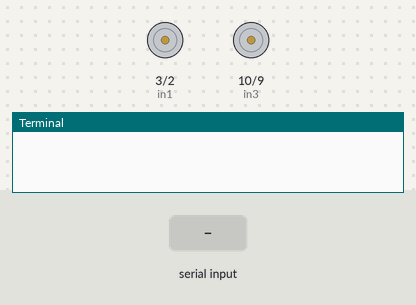
Bench run of a program on a simulated Raspberry Pi (BCM pin numbers). Parts: motor-driver pin pairs drawn as motors (green arrow = first pin HIGH = forward, orange = second pin HIGH = backward, longer = more drive), the last lines printed to the terminal. Inputs (shaded band) come from the test bench.

Above: at 1.2 s.
1.3 s: "w" typed at the terminal, then Enter
At 1.8 s:
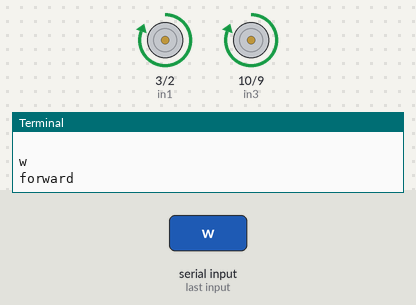
2.8 s: "s" typed at the terminal, then Enter
At 4.1 s:
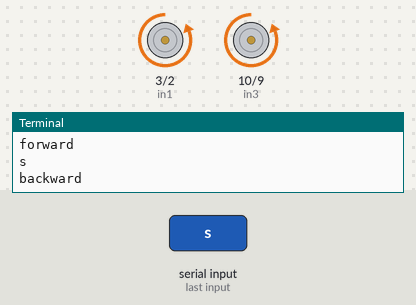
Timing chart, 0 to 5.8 s (numbered marks = the images above; inputs shaded):
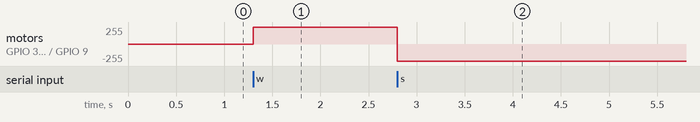

The program:

Motors.py
```python
## Adattato da
## https://www.electronicshub.org/raspberry-pi-l298n-interface-tutorial-control-dc-motor-l298n-raspberry-pi/
import RPi.GPIO as GPIO
from time import sleep

GPIO.setmode(GPIO.BCM)
in1 = 3
in2 = 2
in3 = 10
in4 = 9
## en  = 18

## GPIO.setup(en,GPIO.OUT)

GPIO.setmode(GPIO.BCM)
GPIO.setup(in1,GPIO.OUT)
GPIO.setup(in2,GPIO.OUT)
GPIO.output(in1,GPIO.LOW)
GPIO.output(in2,GPIO.LOW)

GPIO.setup(in3,GPIO.OUT)
GPIO.setup(in4,GPIO.OUT)
GPIO.output(in3,GPIO.LOW)
GPIO.output(in4,GPIO.LOW)

## p=GPIO.PWM(en,100)
## p.start(0)
print("\n")
print("The default speed & direction of motor is LOW & Forward.....")
print("w-forward s-backward l-low m-medium h-high e-exit")
print("\n")

while(1):

    x=raw_input()

    if x=='w':
        print("forward")
        GPIO.output(in1,GPIO.HIGH)
        GPIO.output(in2,GPIO.LOW)
        GPIO.output(in3,GPIO.HIGH)
        GPIO.output(in4,GPIO.LOW)
        x='z'

    elif x=='s':
        print("backward")
        GPIO.output(in1,GPIO.LOW)
        GPIO.output(in2,GPIO.HIGH)
        GPIO.output(in3,GPIO.LOW)
        GPIO.output(in4,GPIO.HIGH)
        x='z'

    elif x=='l':
        print("backward")
        GPIO.output(in1,GPIO.LOW)
        GPIO.output(in2,GPIO.HIGH)
        GPIO.output(in3,GPIO.LOW)
        GPIO.output(in4,GPIO.HIGH)
        x='z'

    elif x=='r':
        print("backward")
        GPIO.output(in1,GPIO.LOW)
        GPIO.output(in2,GPIO.HIGH)
        GPIO.output(in3,GPIO.LOW)
        GPIO.output(in4,GPIO.HIGH)
        x='z'

    elif x=='h':
        print("backward")
        GPIO.output(in1,GPIO.LOW)
        GPIO.output(in2,GPIO.LOW)
        GPIO.output(in3,GPIO.LOW)
        GPIO.output(in4,GPIO.LOW)
        x='z'

    elif x=='e':
        GPIO.cleanup()
        break

    else:
        print("<<<  wrong data  >>>")
        print("please enter the defined data to continue.....")
```

Measured:
- after the input at 1.3 s, motor on GPIO 3 (in1) / GPIO 2 (in2), motor on GPIO 10 (in3) / GPIO 9 (in4): stopped → forward 255/255 at once
- after the input at 2.8 s, motor on GPIO 3 (in1) / GPIO 2 (in2), motor on GPIO 10 (in3) / GPIO 9 (in4): forward 255/255 → backward 255/255 at once
